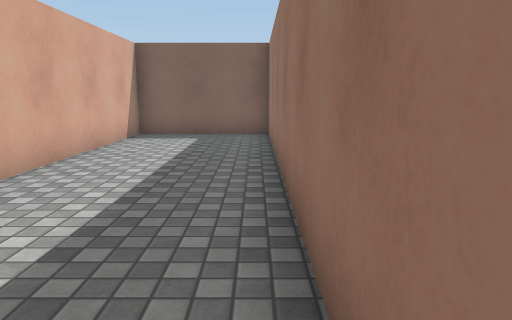
View 1 (above)

20 first-person views from a walk through a Unity game level. The camera is 1.3 m above the floor, tilts 10° down and sees 70° across. The floor is counted in squares, 1 m on a side. Each view is taken from the middle of a square. On the plan, view 1 faces up. The plan holds only what a view shows up to about 15 squares ahead; the rest is blank. The place goes on beyond the plan. The player is left out. Surface patterns are stand-ins for the level's own textures.

View 2
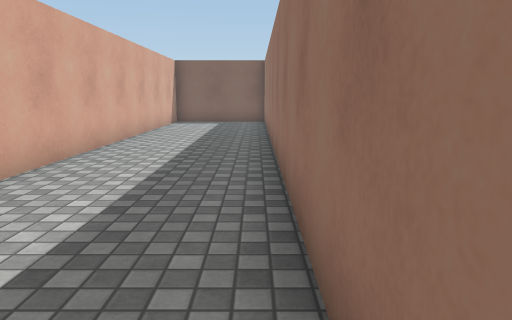

View 3
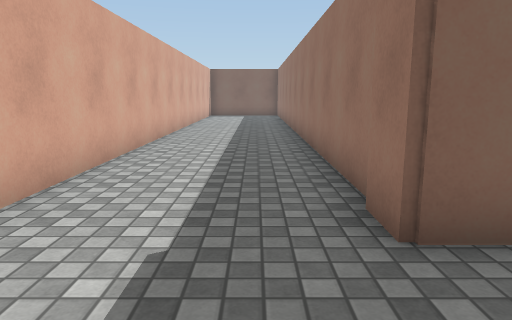

View 4
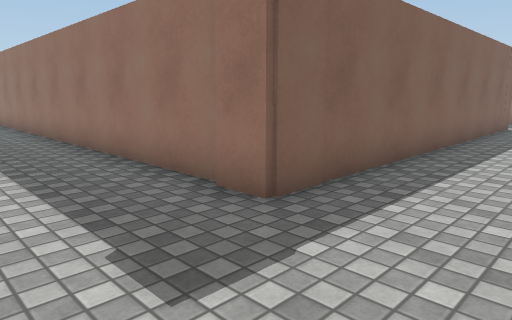

View 5
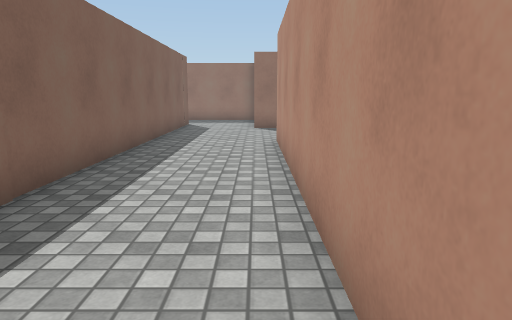

View 6
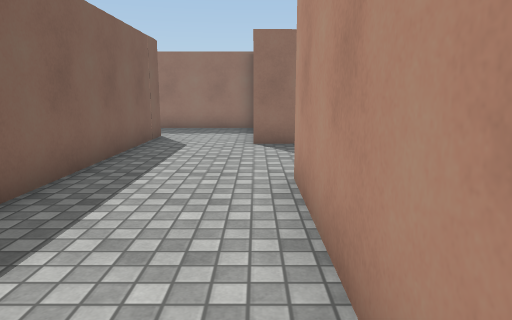

View 7
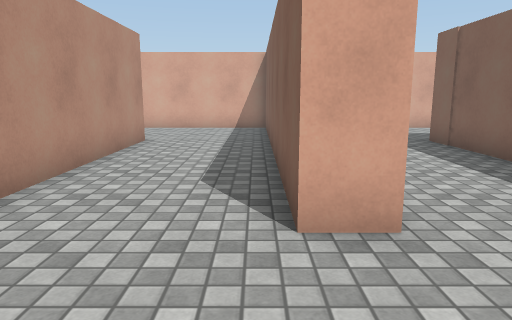

View 8
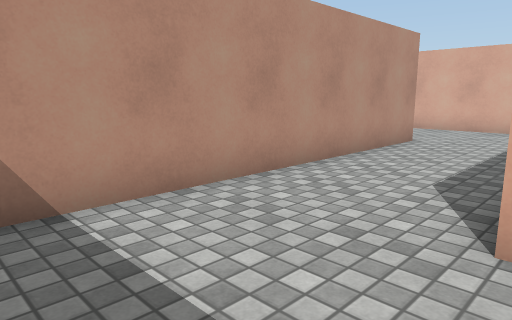

View 9
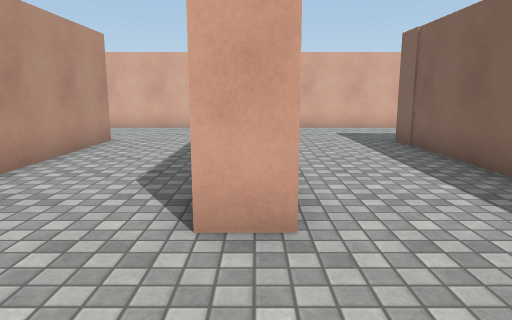

View 10
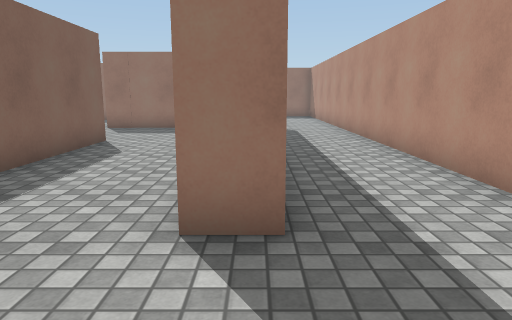

View 11
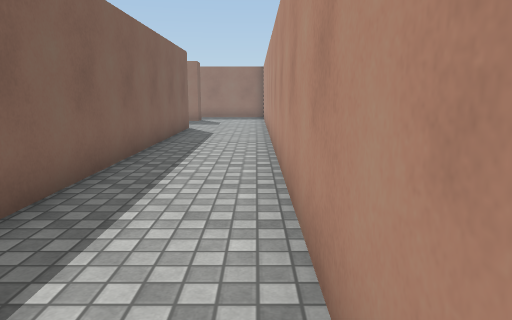

View 12
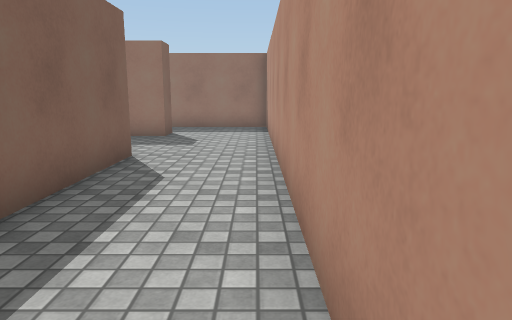

View 13
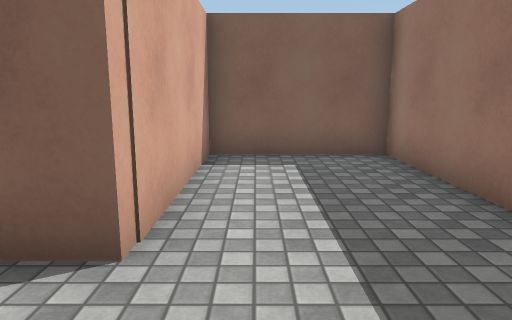

View 14
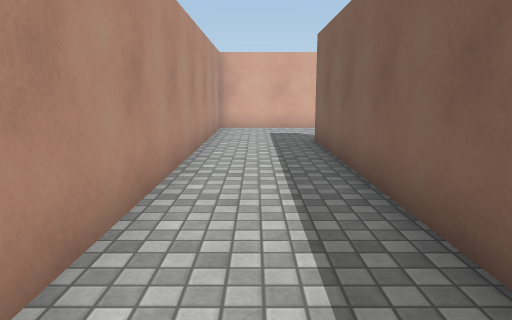

View 15
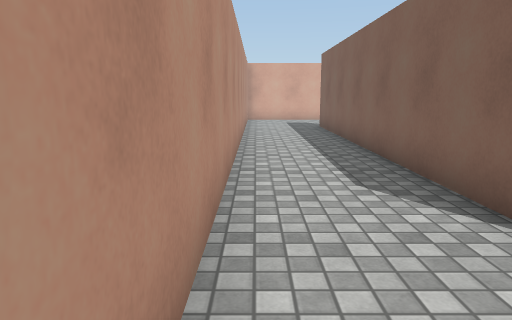

View 16
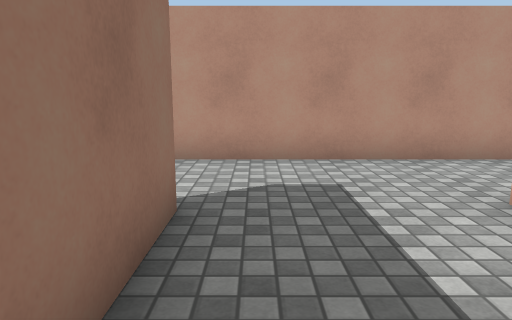

View 17
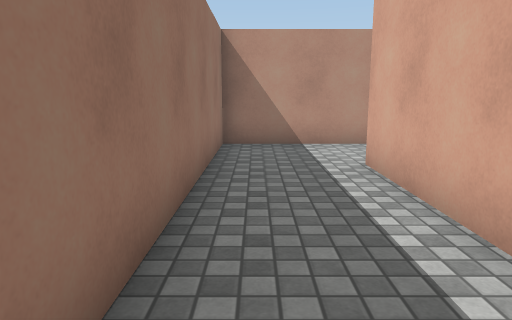

View 18
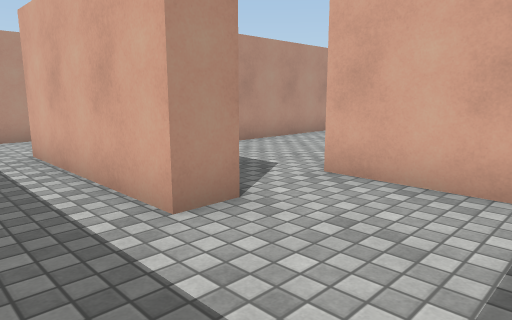

View 19
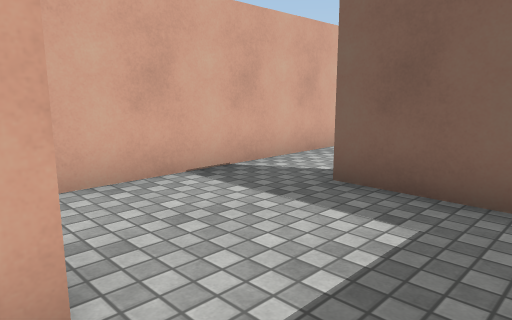

View 20
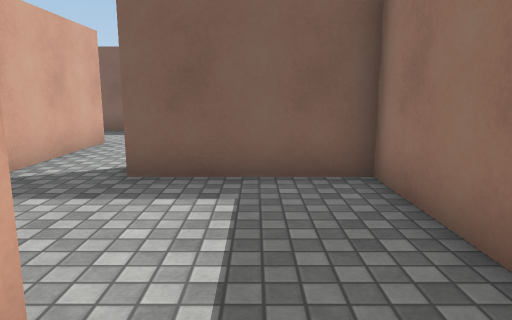

### Floor plan
Points are (right, up) in squares from view 1. A wall is a line through its corners. A room is listed if a view was taken in it or the views show most of it. See-through windows are left out.
Room 1 (views 1, 2, 3, 4, 5, 6, 7, 8, 9, 10, 11, 12, 13, 14, 15, 16, 19, 20)
walls: (-2.3, -12.6) (7.7, -12.6) (7.7, -13.6) (-3.6, -13.6); (-4, -13.5) (-4, -21.4) (17.6, -21.4); (12.9, -11.9) (16.9, -11.9) (16.9, -3.4); (11.9, -14.7) (11.9, -11.9); (13.9, -3.4) (13.9, -8.9) (0.4, -8.9) (0.4, 12.5) (-4, 12.5) (-4, -11.2); (17.5, -17.9) (16.9, -17.9) (16.9, -12.9) (13, -12.9) (13, -18.3) (0.4, -18.3) (0.4, -17.3) (10.4, -17.3)
ways out: opening at (15.5, -4) to room 2
Room 2 (views 17, 18)
walls: (12.9, -3.4) (13.9, -3.4); (16.9, -3.4) (16.9, 0.8) (12.9, 0.8); (10.8, 2.5) (10.8, -3.6)
ways out: opening at (15.5, -4) to room 1; opening at (12, -4); opening at (12, 1.5)

Where each view was taken, in squares from view 1:
view 1: 0 up, 0 right, facing up
view 2: 6 down, 0 right, facing up
view 3: 12 down, 1 left, facing up
view 4: 12 down, 3 left, facing up-right
view 5: 12 down, 3 left, facing right
view 6: 12 down, 2 right, facing right
view 7: 14 down, 11 right, facing left
view 8: 13 down, 11 right, facing down-left
view 9: 13 down, 11 right, facing left
view 10: 18 down, 3 left, facing right
view 11: 21 down, 2 left, facing right
view 12: 21 down, 5 right, facing right
view 13: 21 down, 14 right, facing up
view 14: 20 down, 11 right, facing left
view 15: 21 down, 16 right, facing left
view 16: 14 down, 16 right, facing down
view 17: 2 down, 16 right, facing down
view 18: 0 up, 16 right, facing down-left
view 19: 4 down, 16 right, facing up-left
view 20: 5 down, 15 right, facing up
